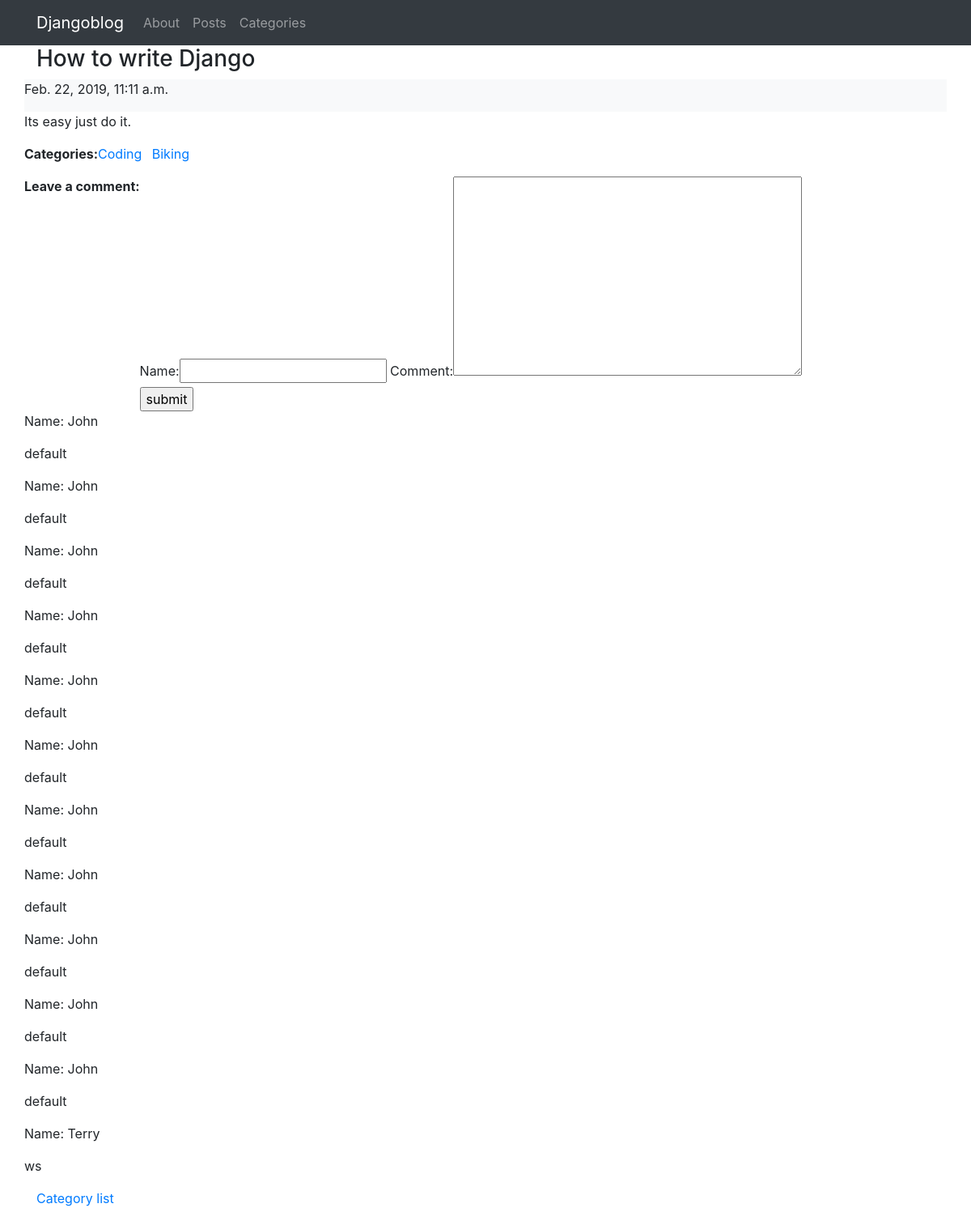
The page /blog/how-to on the database its author committed.
### blog/models.py (models this page shows)
class Post(models.Model):
    Title=models.CharField(max_length=100)
    Date=models.DateTimeField()
    Body=models.TextField()
    Category=models.ManyToManyField('Categories')
    slug=models.SlugField()

class Categories(models.Model):
    Category_name=models.CharField(max_length=100)
    slug=models.SlugField()

class Comment(models.Model):
    Name=models.CharField(max_length=100)
    Comment=models.TextField()
    Post=models.ForeignKey('Post',on_delete=models.CASCADE)

### blog/views.py (the view)
# urls.py: path('<slug:slug>',views.blogview,name='detail'),
def blogview(request,slug):
    blogpost=Post.objects.get(slug=slug)
    comments=Comment.objects.filter(Post=blogpost.pk)
    categories=blogpost.Category.all()
    if request.method=='POST':
        form=CommentForm(request.POST)
        if form.is_valid():
            post1=form.save()
    else:
        form=CommentForm(initial={'Post':blogpost.pk,})
    context={'post':blogpost,'form':form,'comments':comments,'categories':categories}
    return render(request,'blog/post_detail.html',context)

### blog/forms.py
class CommentForm(forms.ModelForm):
    class Meta:
        model=Comment
        fields=('Name','Comment','Post')
        widgets ={'Post':forms.HiddenInput()}

### blog/templates/blog/post_detail.html (shortened to what this page needs)
{% extends "base.html"%}
{% block content %}
<h3>
    {{post.Title}}
</h3>
<div class="row bg-light">
<p>
    {{post.Date}}
</p>
</div>
<div class="row">
<p>
    {{post.Body}}
</p>
</div>
<div class="row">
    <p>
        <strong>Categories:</strong></p>
            <ul class="list-inline">
                {% for category in categories %}
                <li class="list-inline-item bg-white ">
                    <a href="http://127.0.0.1:8000/blog/categories/{{category.slug}}">
                    {{category.Category_name}}
                    </a>
                </li>
                {% endfor %}
            </ul>
</div>
<div class="row">
    <p>
        <strong>Leave a comment:</strong></p>
            <form action="{{post.slug}}" method="post">
                {{form}}
                <br>
                <input type="submit" value="submit">
            </form>
</div>
    {% for comment in comments %}
<div class="row">
    <p>Name: {{comment.Name}}</p>
</div>
<div class="row">
    <p>{{comment.Comment}}</p>
</div>
{% endfor %}
{% endblock %}

### blog/templates/base.html (shortened to what this page needs)
<!DOCTYPE html>
<html lang="en">
<head>
</head>
{% load staticfiles %}
<link href="{% static 'bootstrap/css/bootstrap.min.css' %}"
      rel="stylesheet" media="screen">
<body>
<nav class="navbar navbar-expand-sm navbar-dark bg-dark">
<div class="container">
    <a class="navbar-brand" href="http://127.0.0.1:8000/blog/index">Djangoblog</a>
    <div class="collapse navbar-collapse" id="togglenav">
        <div class="navbar-nav" >
            <a class="nav-item nav-link" href="#">About</a>
            <a class="nav-item nav-link" href="http://127.0.0.1:8000/blog/index">Posts</a>
            <a class="nav-item nav-link" href="http://127.0.0.1:8000/blog/categories">Categories</a>
        </div>
    </div>
</div>
</nav>
<div class="container">
    {% block content %}
{% endblock %}
</body>
<footer>
    <a href="http://127.0.0.1:8000/blog/categories">Category list</a></br>
</footer>
</html>

### rows shown on the page
Post: Title "How to write Django", Date "Feb. 22, 2019, 11:11 a.m.", Body "Its easy just do it."
Categories: Category_name "Coding"
Categories: Category_name "Biking"
Comment: Name "John", Comment "default"
Comment: Name "John", Comment "default"
Comment: Name "John", Comment "default"
Comment: Name "John", Comment "default"
Comment: Name "John", Comment "default"
Comment: Name "John", Comment "default"
Comment: Name "John", Comment "default"
Comment: Name "John", Comment "default"
Comment: Name "John", Comment "default"
Comment: Name "John", Comment "default"
Comment: Name "John", Comment "default"
Comment: Name "Terry", Comment "ws"
